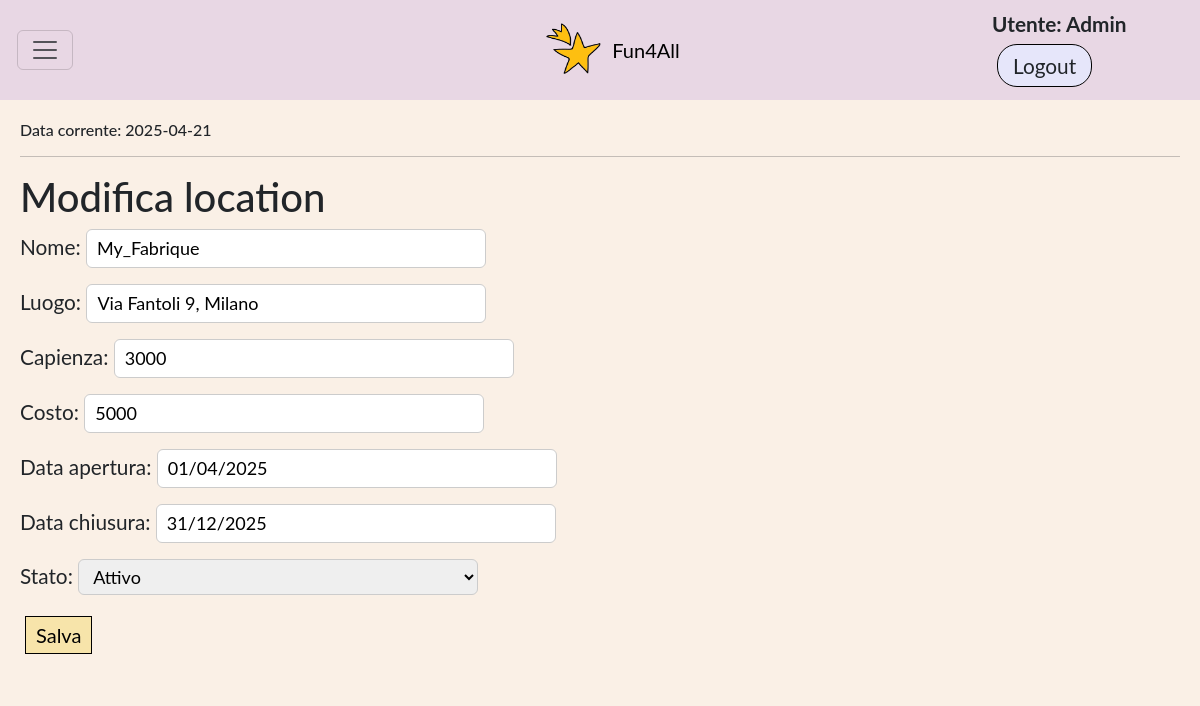
Before: /locations/3/edit/ (signed in) with the older database file.
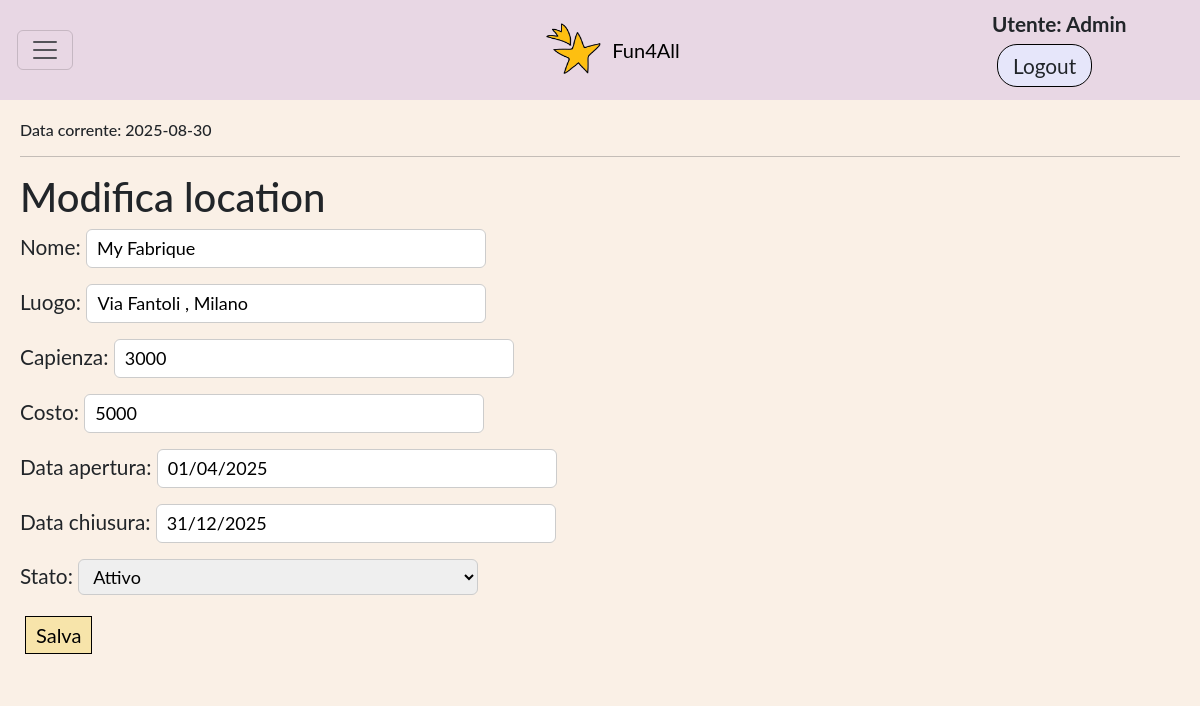
After: the same page with the newer database file.
### app_fun4all/models.py (models this page shows, shortened)
class DataFittizia(models.Model):
    data_fittizia = models.DateField(validators=[valida_data_2025])
    admin = models.ForeignKey(User, on_delete=models.SET_NULL, null=True, blank=True)
    def __str__(self):
        return f"Data corrente: {self.data_fittizia}"
    class Meta:
        verbose_name_plural = 'Data Fittizia'
        permissions = (('can_manage_data_fittizia', 'Can manage Data Fittizia'),)

class Location(models.Model):
    nome = models.CharField(max_length=50)
    proprietario = models.ForeignKey(User, on_delete=models.SET_NULL, null=True, blank=True, related_name='locations' )
    luogo = models.CharField(max_length=100)
    capienza = models.PositiveIntegerField(validators=[MinValueValidator(1)])
    costo = models.PositiveIntegerField()
    data_apertura = models.DateField(validators=[valida_data_2025])
    data_chiusura = models.DateField(validators=[valida_data_2025])
    data_corrente = models.ForeignKey(DataFittizia, on_delete=models.PROTECT, null=True, blank=True, related_name='locations')
    Stato =[
        ('A', 'Attivo'),
        ('I', 'Inattivo'),
    ]
    stato = models.CharField(max_length=1, choices=Stato, default='A') #choices genera get_stato_display() che restituisce la descrizione dello stato
    class Meta:
        verbose_name_plural = 'Locations'
        permissions = (('can_manage_location', 'Can manage location'),)

### app_fun4all/views.py (the view)
# urls.py: path('locations/<int:pk>/edit/', views.manage_location, name='modify-location'),
@login_required
@permission_required('app_fun4all.can_manage_location', raise_exception=True)
def manage_location(request, pk =None): # pk se non c'è si crea una nuova location
    if pk:   # Recupera dati dal DB usando il pk, se non esiste lancia 404
        location = get_object_or_404(Location, pk=pk)
    else: # Nuova location
        location = None
    if request.method == 'POST':
        form = ManageLocationForm(request.POST, instance=location)
        if form.is_valid():
            loc = form.save(commit=False)# Non salviamo ancora l'oggetto nel DB
            if location is None:
                loc.proprietario = request.user  # Imposta il proprietario
            loc.clean() #Chiamo metodi di model per validazioni aggiuntive
            loc.save() # Ora salviamo l'oggetto nel DB
            return HttpResponseRedirect(reverse('locations'))
    else:  # GET request: crea il form con i dati dell'oggetto esistente
        form = ManageLocationForm(instance=location)
    return render(request, 'app_fun4all/manage_location.html', {'form': form, 'location': location})

### app_fun4all/forms.py
class ManageLocationForm(forms.ModelForm):
    class Meta:
        model = Location
        fields = ['nome', 'luogo', 'capienza','costo', 'data_apertura', 'data_chiusura',
                  'stato']
        widgets = {
            'nome': forms.TextInput(attrs={
                'placeholder': 'fino a 80 caratteri',
            }),
            'luogo': forms.TextInput(attrs={
                'placeholder': 'fino a 100 caratteri',
            }),
        }

### app_fun4all/views.py (called while the page is built)
def data_corrente(request): #FBV che restituisce la data fittizia
    return { 'data_corrente': DataFittizia.objects.first() }

### app_fun4all/templates/app_fun4all/manage_location.html (shortened to what this page needs)
{% extends "base_generic.html" %}
{% block content %}
    <h1>
        {% if location %}
            Modifica location
        {% else %}
            Nuova location
        {% endif %}
    </h1>
    <form method="post">
        {{ form.as_p }}
        <button type="submit">Salva</button>
    </form>
{% endblock %}

### app_fun4all/templates/base_generic.html (shortened to what this page needs)
<!DOCTYPE html>
<html lang="en">
<head>
    {% load static %}
    <link rel="stylesheet" href="https://cdn.jsdelivr.net/npm/bootstrap@5.3.0/dist/css/bootstrap.min.css">
    <link rel="stylesheet" href="{% static 'css/style.css' %}">
    <link rel="stylesheet" href="{% static 'css/home_layout.css' %}">
</head>
<body>
    <div class="box">
        {% block sidebar %}
            <nav class="navbar" style="background-color:rgb(232, 215, 228)">
                <div class="container-fluid d-flex align-items-center">
                    <div class="col-2">
                        {% if user.is_authenticated %}
                            <button class="navbar-toggler"
                                    type="button"
                                    data-bs-toggle="collapse"
                                    data-bs-target="#funzionalita"
                                    aria-expanded="false"
                                    aria-controls="funzionalita"
                                    aria-label="Toggle navigation">
                                <span class="navbar-toggler-icon"></span>
                            </button>
                        {% endif %}
                    </div>
                    <div class="col-8 text-center">
                        <a class="navbar-brand" href="{% url 'home' %}" style="display:flex;align-items:center;justify-content:center;">
                        <img src="{% static 'images/favicon.png' %}" alt="Logo" width="60" height="54" class="d-inline-block align-text-top me-2">
                        Fun4All
                    </a>
                    </div>
                    <div class="col-2 text-end">
                        {% if user.is_authenticated %}
                        <div class="autent ">
                            <span style="margin-right: 15px; font-weight: bold;"> Utente: {{ user.get_username }}</span>
                            <form style="display:inline" method="post" action="{% url 'logout' %}?next={% url 'home' %}">
                                <button class="btn">Logout</button>
                            </form>
                        </div>
                         {% else %}
                        <div class="autent ">
                            <a class="btn" href="{% url 'resetlogin' request.path %}">Login</a>
                            <a class="btn" href="{% url 'signup' request.path %}">Signup</a>
                        </div>
                        {% endif %}
                    </div>
                </div>
            </nav>
        {% endblock %}
        <div class="contenuto-principale" id="main-content">
            <h6>{{ data_corrente }}</h6>
            <hr>
            {% block content %}{% endblock %}
        </div>
    </div>
</body>
</html>

Changed rows visible on the page:
changed DataFittizia: data_fittizia "Data corrente: 2025-04-21" → "Data corrente: 2025-08-30"
changed Location "Attivo": nome "My_Fabrique" → "My Fabrique"; luogo "Via Fantoli 9, Milano" → "Via Fantoli , Milano"
